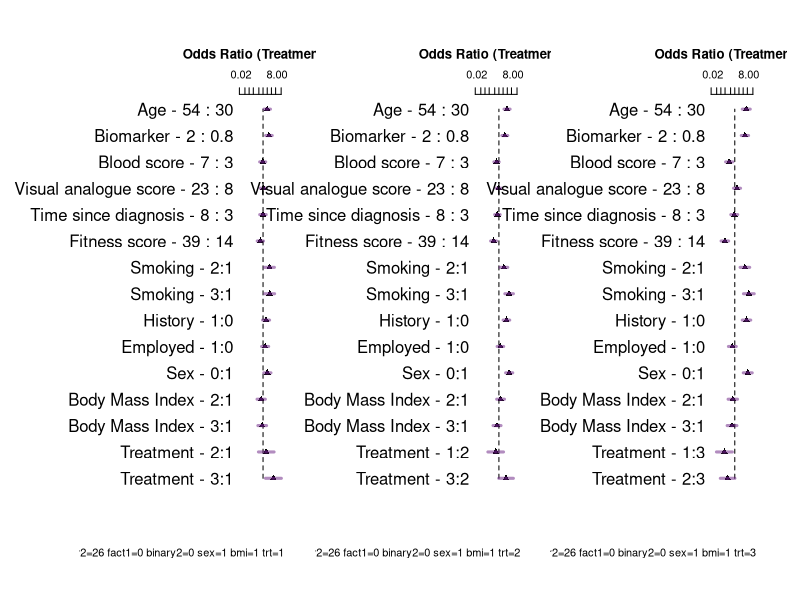
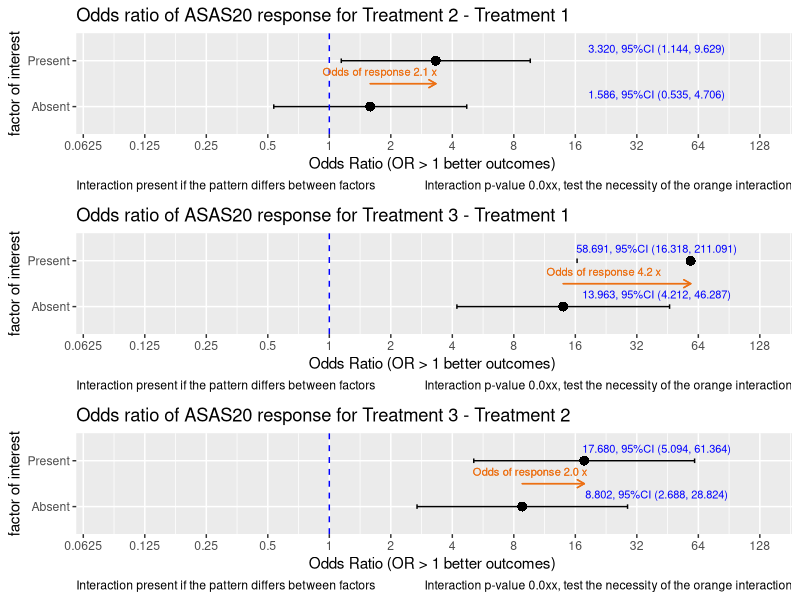
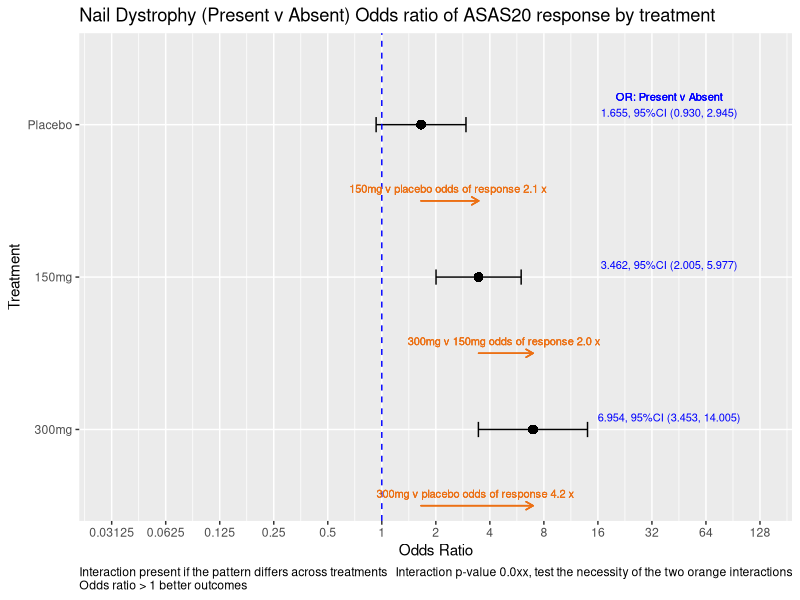

Source code (R) for these figures, in order:
## ---- chunk 1

    set.seed(124)
    library(rms)          # automatically engages rms(Hmisc)
    library(tidyverse)
    library(kableExtra) 
    library(knitr) 
    library(reshape)
    library(rms)
    library(ggplot2)
    require(gridExtra)

    knitrSet(lang='markdown', w=7, h=7, dev='svg', fig.path='folder/')
    options(prType='html')
    options(width=200)
    
    # format function 
       formatz <- function(x){
          if (!is.na(x)  ) {
            sprintf(x, fmt = '%#.1f')  
           }
       }
     
    options(max.print=1000000)    
    options(scipen=999)
    
    ## convenience functions
    p0 <- function(x) {formatC(x, format="f", digits=1)}
    p1 <- function(x) {formatC(x, format="f", digits=1)}
    p2 <- function(x) {formatC(x, format="f", digits=2)}
    p3 <- function(x) {formatC(x, format="f", digits=3)}
    p4 <- function(x) {formatC(x, format="f", digits=4)}
    p5 <- function(x) {formatC(x, format="f", digits=5)}
    
    logit <-     function(p) log(1/(1/p-1))
    expit <-     function(x) 1/(1/exp(x) + 1)
    inv_logit <- function(logit) exp(logit) / (1 + exp(logit))
    is.even <-   function(x){ x %% 2 == 0 }                       # function to id. odd maybe useful
    options(width=200)


## ---- chunk 2

    # select the design to simulate
    Design = "Treatment interacts with all variables" 
    #Design = "Treatment interacts with smoking only" 
    #Design = "No-interaction logit-additive model"
    
    # coefficients on log odds scale
    
    intercept <- -3
    n=1000
    v1 = 1
    v2 = 1/(65-18)
    v3 = 0.4
    v4 = 0
    v5 = 1/3
    v6 = -.5/10
    v7 = 0.25/30
    v8 = -.1/10
    v9 = -1/50
    v10 = log(2)
    v11 = -log(1)
    v12 = log(0.5)
    
    #~~~~~~~~~~~~~~~~~~~~~~~~~~~~~~~~~~~~~~~~~~~~~~~~~~~~~~~~~~~~~~~~~~~~~~~~~~~~~~~~~
    randomi <- runif(n)    # this determines Y=1 later, 
    #~~~~~~~~~~~~~~~~~~~~~~~~~~~~~~~~~~~~~~~~~~~~~~~~~~~~~~~~~~~~~~~~~~~~~~~~~~~~~~~~~
    
    trt.coef       <-  v1     # log odds ratio so 1 -> 2.718, so 1 is LARGE
    age.coef       <-  v2     # log odds of 1 over the age range
    smoke.coef     <-  v3     # this is odds of 1.5
    bmi.coef       <-  v4     # this is an odds of 1..50:50
    covar3.coef    <-  v5     # log odds 1 over range of 3
    covar1.coef    <-  v6     # log odds -.05 per unit change
    vas.coef       <-  v7     # log odds .008 per unit change. log odds .25 over 30 units odds 1.27
    time.coef      <-  v8     # log odds -.01 per year, log odds -.1 over 10 years or odds .90
    covar2.coef    <-  v9     # log odds 0.02 per unit, log odds 1 over 50 units or odds 2.7
    fact1.coef     <-  v10    # log odds 0.693 per change in binary, or odds of 2   
    binary2.coef   <-  v11    # log odds 0 per change in binary, or odds of 1  
    sex.coef       <-  v12    # log odds -0.693 per change in binary, or odds of .5  
    
    # made up data structure 
    trt      <- sample(1:3,   n, replace=TRUE)      # trt 3 levels
    age      <- sample(18:65, n, replace=TRUE)      # continuous
    bmi      <- sample(1:3,   n, replace=TRUE)      # assume 3 equal groups
    smoking  <- sample(1:3,   n, replace=TRUE)      # categorical assume 3 equal groups
    covar3   <- round(runif(n,0,3),2)
    covar1   <- round(runif(n,0,10),2)
    vas      <- sample(1:30, n, replace=TRUE)
    time     <- round(runif(n,0,10),2)              # years
    covar2   <- sample(1:50, n, replace=TRUE)
    fact1    <- sample(0:1,  n, replace=TRUE)
    binary2  <- sample(0:1,  n, replace=TRUE)
    sex      <- sample(0:1,  n, replace=TRUE)


## ---- chunk 3

#~~~~~~~~~~~~~~~~~~~~~~~~~~~~~~~~~~~~~~~~~~~~~~~~~~~~~~~~~~~~~~~~~~~~~~~~~~~~~~~~~~~~~~~~~~~~~~~~~~~~~~~~~~~~~~~~~~~~~~~~~~~~linear predictor
if ( ( Design) == "Treatment interacts with all variables" )  {
  
  lp = intercept + trt*trt.coef*(smoking*smoke.coef   +   age*age.coef  + bmi*bmi.coef   + covar3*covar3.coef +
                                   covar1*covar1.coef +   vas*vas.coef  + time*time.coef + covar2*covar2.coef +
                                   fact1*fact1.coef   +
                                   binary2*binary2.coef + sex*sex.coef) 
  
  
}   else if ( ( Design ) == "Treatment interacts with smoking only" ) {    
  
  # truth  only smoking interacts  with trt
  lp = intercept + (trt*trt.coef*smoking*smoke.coef)   +   age*age.coef   + bmi*bmi.coef + covar3*covar3.coef +
    covar1*covar1.coef  + vas*vas.coef   + time*time.coef + covar2*covar2.coef + fact1*fact1.coef +
    binary2*binary2.coef + sex*sex.coef
  
  
}   else if ( ( Design) == "No-interaction logit-additive model" ) {  
  
  # truth no interactions
  lp = intercept + trt*trt.coef + smoking*smoke.coef + age*age.coef  + bmi*bmi.coef  + covar3*covar3.coef  +
    covar1*covar1.coef + vas*vas.coef  + time*time.coef + covar2*covar2.coef + fact1*fact1.coef +
    binary2*binary2.coef + sex*sex.coef
}

y <- ifelse(randomi < plogis(lp), 1, 0)   # one liner  randomi object is necessary for R shiny only



## ---- chunk 4


    datx <- data.frame(cbind(y,  trt ,smoking,  age, covar3, covar1, vas, time, covar2, fact1, binary2, sex, bmi))
    
    da <-  datx 
    
    da$trt <-     factor(da$trt)
    da$smoking <- factor(da$smoking)
    da$fact1 <-   factor(da$fact1)
    da$binary2 <- factor(da$binary2)
    da$sex <-     factor(da$sex)
    da$bmi <-     factor(da$bmi)
    
    # labels for forest plots
    label(da$age)                <- 'Age'                       
    label(da$trt)                <- 'Treatment'
    label(da$bmi)                <- 'Body Mass Index'
    label(da$smoking)            <- 'Smoking'
    label(da$covar3)             <- 'Biomarker'
    label(da$covar1)             <- 'Blood score'
    label(da$vas)                <- 'Visual analogue score'
    label(da$time)               <- 'Time since diagnosis'
    label(da$covar2)             <- 'Fitness score'
    label(da$fact1)              <- "History"
    label(da$binary2)            <- "Employed"
    label(da$sex)                <- 'Sex'
    
    dd <<- datadist(da)
    options(datadist="dd")


## ---- chunk 5

# RUN REGRESSONS
    A<-lrm(y~   trt * (smoking  + age  + bmi + covar3 + covar1 + vas + time + covar2 + fact1 + binary2 +sex),da, y=TRUE ,x=TRUE)  # all interact with trt
    B<-lrm(y~  (trt *  smoking) + age  + bmi + covar3 + covar1 + vas + time + covar2 + fact1 + binary2 +sex, da, y=TRUE, x=TRUE)  # smoking * trt only
    C<-lrm(y~   trt +  smoking  + age +  bmi + covar3 + covar1 + vas + time + covar2 + fact1 + binary2 +sex, da, y=TRUE, x=TRUE)  # main effect
  
## ---- chunk 6
  #~~~~~~~~~~~~~~~~~~~~~~~~~~~~~~~~~~~~~~~~~~~~~~~~~~~~~~~~~~~~~~~~~~~~~~~~~~~~~~~~~~~~~~~~~~~~~~~~~~~~~~~~~~~~~
  # LRTESTS
  #~~~~~~~~~~~~~~~~~~~~~~~~~~~~~~~~~~~~~~~~~~~~~~~~~~~~~~~~~~~~~~~~~~~~~~~~~~~~~~~~~~~~~~~~~~~~~~~~~~~~~~~~~~~~~
   
  
  lrtest( A, C)
   
## ---- chunk 7
   
  (A1 <- summary(A, smoking=1, age, covar3, covar1, vas, time, covar2, fact1, binary2, sex, bmi=1, trt=1, est.all=FALSE, vnames=c( "labels")))
  
  (A2 <- summary(A, smoking=1, age, covar3, covar1, vas, time, covar2, fact1, binary2, sex, bmi=1, trt=2, est.all=FALSE, vnames=c( "labels")))
  
  (A3 <- summary(A, smoking=1, age, covar3, covar1, vas, time, covar2, fact1, binary2, sex, bmi=1, trt=3, est.all=FALSE, vnames=c( "labels")))

 
## ---- chunk 8

  par(mfrow=c(1,3)) 
  
  par(oma=c(3,6,1,1)) 
  
  options(digits=1)
  
  plot(summary(A, smoking=1, age, covar3, covar1, vas, time, covar2, fact1, binary2, sex, bmi=1, trt=1, est.all=FALSE, vnames=c( "labels")), 
       log=TRUE, xlim=c(log(.01),log(40)),
       q=c(  0.95 ), at=c(.02,0.05,.1,.2,.5,1,2,4,8,20), lwd=3, pch=17,
       col=   rgb(red=.4,green=.1,blue=.5,alpha=c(.5,.3,.2)),
       col.points='black', cex=1, main= "Odds Ratio (Treatment 1)", cex.main=1.8
  )
  
  plot(summary(A, smoking=1, age, covar3, covar1, vas, time, covar2, fact1, binary2, sex, bmi=1, trt=2, est.all=FALSE, vnames=c( "labels")), 
       log=TRUE, xlim=c(log(.01),log(40)),
       q=c(  0.95 ), at=c(.02,0.05,.1,.2,.5,1,2,4,8,20), lwd=3, pch=17,
       col=   rgb(red=.4,green=.1,blue=.5,alpha=c(.5,.3,.2)),
       col.points='black', cex=1, main= "Odds Ratio (Treatment 2)", cex.main=1.8
  )
  
  plot(summary(A, smoking=1, age, covar3, covar1, vas, time, covar2, fact1, binary2, sex, bmi=1, trt=3, est.all=FALSE, vnames=c( "labels")), 
       log=TRUE, xlim=c(log(.01),log(40)),
       q=c(  0.95 ), at=c(.02,0.05,.1,.2,.5,1,2,4,8,20), lwd=3, pch=17,
       col=   rgb(red=.4,green=.1,blue=.5,alpha=c(.5,.3,.2)),
       col.points='black', cex=1, main= "Odds Ratio (Treatment 3)", cex.main=1.8
  )
  
  par(mfrow=c(1,1))


## ---- chunk 9

  options(digits=6)
  k1 <- contrast(A, list(fact1=c(0,1), trt=c(2)), list(fact1=c(0,1), trt=c(1)) , fun=exp) 
  z1 <- print(k1, X=TRUE)   
  
  k2 <- contrast(A, list(fact1=c(0,1), trt=c(3)), list(fact1=c(0,1), trt=c(1)) , fun=exp) 
  z2 <- print(k2, X=TRUE)   
  
  k3 <- contrast(A, list(fact1=c(0,1), trt=c(3)), list(fact1=c(0,1), trt=c(2)) , fun=exp) 
  z3 <- print(k3, X=TRUE)   


## ---- chunk 10
 
int.plot <- function(k1, factor.="factor of interest",
                     effect="Treatment 2 - Treatment 1", 
                     first.grp="Absent", 
                     second.grp="Present") {
  
  zz <- k1
  # log scale
  Scorex=as.vector(zz$Contrast)
  lbx =  as.vector(zz$Lower)
  ubx =  as.vector(zz$Upper)
  
  df.plot <- data.frame(x=c(effect,effect),
                        factor.=c(first.grp,second.grp ),
                        Score=exp(Scorex),
                        lb = exp(lbx),
                        ub =exp(ubx))
  
  df.plot$factor. = factor(df.plot$factor., 
                           levels = c(first.grp,second.grp ))
   
  
  gp <- ggplot(df.plot, aes(x=factor., y=log(Score), fill="black", group=x))
  gg <- gp + #geom_line(aes(linetype=x), size=.6) + 
    geom_point(aes(shape=x), size=3) + 
    geom_errorbar(aes(ymax=log(ub), ymin=log(lb)), width=.1) +
    theme(legend.position="none") + ylab("Odds Ratio (OR > 1 better outcomes) ") + xlab(factor.) +
    
    geom_hline(yintercept=log(1), linetype="dashed", color = "blue") +
    
    scale_y_continuous(
      breaks= log(c(1/32,1/16,1/8, 1/4,1/2,  1, 2, 4 ,8, 16,32,64, 128) )  ,  
      limits = c(log(1/12),log(128)),  
      labels=     c(1/32,1/16,1/8, 1/4,1/2,  1, 2, 4 ,8, 16,32,64,128)
    ) +
    
    coord_flip() +
    
    geom_text(aes(   
      y=log(40),
      label = paste0(p3(Score),", 95%CI (" ,p3(lb),", ",p3(ub), ")"), 
      vjust=-1.0), size=2.8, color='blue') +
    
    ggtitle( paste0("Odds ratio of ASAS20 response for ", effect) )
  
  
    gg <- gg + labs(caption = c("Interaction p-value 0.0xx, test the necessity of the orange interaction", 
                              "Interaction present if the pattern differs between factors")) + 
    theme(plot.caption = element_text(hjust=c(1, 0)))
  
  # Add text and arrows
  i <- gg + geom_segment(
    x = 1.5, y =  Scorex[1],
    xend = 1.5, yend =  Scorex[2],
    lineend = "round", # See available arrow types in example above
    linejoin = "round",
    size = .5, 
    arrow = arrow(length = unit(0.2, "cm")),
    colour = "#EC7014" # Also accepts "red", "blue' etc
  ) 
  
  k <- i + geom_text( aes(
    x = 1.5, y = (Scorex[1]+Scorex[2])/2,
    label = paste0("Odds of response ",p0(exp(   max(Scorex[2],Scorex[1]) -  min(Scorex[2],Scorex[1])  ))," x"), 
    group = NULL,
    vjust = -1, #.3
    hjust = .7 #1
  ), size=2.8 , color="#EC7014") 
   
}


## ---- chunk 11

#~~~~~~~~~~~~~~~~~~~~~~~~~~~~~~~~~~~~~~~~~~~~~~~~~~~~~~~~~~~~~~~~~~~~~~~~~~~~~~~~~~~~~~~~~~
  age.=sample(30:80,1)  # showing it is the interaction that counts.
  
  options(digits=6)
  k1 <- contrast(A, list(fact1=c(0,1),age=age., trt=c(2)), list(fact1=c(0,1), age=age.,trt=c(1)) , fun=exp) 
  z1 <- print(k1, X=TRUE)   
  
  k2 <- contrast(A, list(fact1=c(0,1), age=age.,trt=c(3)), list(fact1=c(0,1), age=age.,trt=c(1)) , fun=exp) 
  z2 <- print(k2, X=TRUE)   
  
  k3 <- contrast(A, list(fact1=c(0,1), age=age.,trt=c(3)), list(fact1=c(0,1), age=age.,trt=c(2)) , fun=exp) 
  z3 <- print(k3, X=TRUE)   
 
#~~~~~~~~~~~~~~~~~~~~~~~~~~~~~~~~~~~~~~
# execute function
  p1x <- int.plot(k1, factor.="factor of interest",
                  effect="Treatment 2 - Treatment 1", 
                  first.grp="Absent", 
                  second.grp="Present") 
  
  
  p2x <- int.plot(k2, factor.="factor of interest",
                  effect="Treatment 3 - Treatment 1", 
                  first.grp="Absent", 
                  second.grp="Present") 
  
  
  p3x <-int.plot(k3, factor.="factor of interest",
                 effect="Treatment 3 - Treatment 2", 
                 first.grp="Absent", 
               second.grp="Present") 

## ---- chunk 12

# its only the orange that is important. And will not change if other values in model are altered.
# the actual OR will change if the covariates change, but the same amount in both levels.
# should mention the values that are held constant!
grid.arrange(p1x,p2x,p3x)
# A
# lrtest(A,C)
# anova(A)
 

## ---- chunk 13

  # now try the original approach
  age.=sample(30:80,1)  # showing it is the interaction that counts.
  
  options(digits=6)
  k1 <- contrast(A, list(fact1=c(1),age=age., trt=c(1)), list(fact1=c(0), age=age.,trt=c(1)) , fun=exp) 
  z1 <- print(k1, X=TRUE)   
  
  k2 <- contrast(A, list(fact1=c(1), age=age.,trt=c(2)), list(fact1=c(0), age=age.,trt=c(2)) , fun=exp) 
  z2 <- print(k2, X=TRUE)   
  
  k3 <- contrast(A, list(fact1=c(1),  age=age.,trt=c(3)), list(fact1=c(0),  age=age.,trt=c(3)) , fun=exp) 
  z3 <- print(k3, X=TRUE)   

  
## ---- chunk 14
  
  zz<-rbind(k1,k2,k3)
  zz<-zz[,c("Contrast","Lower","Upper")]
  zz<- unlist(zz)
  zz<-matrix(zz, nrow=3, ncol=3)
  zz<-as.data.frame(zz)
  names(zz) <-c("Score","lb","ub")
  zz<-data.frame(zz)
  zze <- exp(zz)

  df.plot <- data.frame(x=c("Treatment","Treatment", "Treatment"),
                        factor.=c("Placebo","150mg","300mg"),
                        Score=exp(zz$Score),
                        lb = exp(zz$lb),
                        ub =exp(zz$ub))
   
 # df.plot$factor. = factor(df.plot$factor., levels = c("Placebo","150mg","300mg"))
  df.plot$factor. = factor(df.plot$factor., levels = c("300mg", "150mg", "Placebo"))
 
#~~~~~~~~~~~~~~~~~~~~~~~~~~~~~~~~~~~~~~~~~~~~~~~~~~~~~~~~~~~~~~~~~~~~~~~~~~~~~~~~~~~~~~~~~~~~~~ 
 
  gp <- ggplot(df.plot, aes(x=factor., y=log(Score), fill="black", group=x))
  gg <- gp + #geom_line(aes(linetype=x), size=.6) + 
    geom_point(aes(shape=x), size=3) + 
    geom_errorbar(aes(ymax=log(ub), ymin=log(lb)), width=.1) +
    theme(legend.position="none") + ylab("Odds Ratio") + xlab("Treatment") +
    
    geom_hline(yintercept=log(1), linetype="dashed", color = "blue") +
    
    scale_y_continuous(
      breaks= log(c(1/64,1/32,1/16,1/8, 1/4,1/2,  1, 2, 4 ,8, 16,32,64, 128) )  ,  
      limits = c(log(1/32),log(128)),  
      labels=     c(1/64,1/32,1/16,1/8, 1/4,1/2,  1, 2, 4 ,8, 16,32,64,128)
    ) +
    
    coord_flip() +
   
    geom_text(aes(  y=log(40) ,label = paste0(p3(zze$Score),", 95%CI (" ,p3(zze$lb),", ",p3(zze$ub), ")"), 
                    vjust=-1.0), size=2.8, color='blue') +
     
    ggtitle( "Nail Dystrophy (Present v Absent) Odds ratio of ASAS20 response by treatment") 
  
    gg <- gg + labs(caption = c("Interaction p-value 0.0xx, test the necessity of the two orange interactions", "Interaction present if the pattern differs across treatments\nOdds ratio > 1 better outcomes")) + 
    theme(plot.caption = element_text(hjust=c(1, 0)))
   
    ## add arrows
  i <- gg + geom_segment(
    x = 2.5, y =  zz$Score[1],
    xend = 2.5, yend =  zz$Score[2],
    lineend = "round", # See available arrow types in example above
    linejoin = "round",
    size = .5, 
    arrow = arrow(length = unit(0.2, "cm")),
    colour = "#EC7014" # Also accepts "red", "blue' etc
  ) 
  
  ## add arrows
  j <- i + geom_segment(
    x = 1.5, y =  zz$Score[2],
    xend = 1.5, yend =  zz$Score[3],
    lineend = "round", # See available arrow types in example above
    linejoin = "round",
    size = .5, 
    arrow = arrow(length = unit(0.2, "cm")),
    colour = "#EC7014" # Also accepts "red", "blue' etc
  ) 
  
  ## add text to accompany arrow
  k <- j + geom_text( aes(
    x = 2.5, y = (zz$Score[1]+zz$Score[2])/2,
    label = paste0("150mg v placebo odds of response ",
                   p0(exp(   max(zz$Score[2],zz$Score[1]) -  min(zz$Score[2],zz$Score[1])  ))," x "), 
    group = NULL,
    vjust = -1, #.3
    hjust = .5
  ), size=2.8 , color="#EC7014") 
  
  ## add text to accompany arrow
  m <- k + geom_text( aes(
    x = 1.5, y = ((zz$Score[2]+zz$Score[3])/2),
    label = paste0("300mg v 150mg odds of response ",
                   p0(exp(   max(zz$Score[3],zz$Score[2]) -  min(zz$Score[3],zz$Score[2])  ))," x "), 
    group = NULL,
    vjust = -1,
    hjust = .5
  ), size=2.8 , color="#EC7014") 
  
  # add text
  n <- m + geom_text( aes(
    x = 3, y = log(40),
    label = "OR: Present v Absent", 
    group = NULL,
    vjust = - 3, #.3
    hjust = .5 #1
  ), size=2.8 , color="blue") 
  
  
   q <- n + geom_text( aes(
    x = 0.5, y = ((zz$Score[1]+zz$Score[3])/2),
    label = paste0("300mg v placebo odds of response ",
                   p0(exp(   max(zz$Score[3],zz$Score[1]) -  min(zz$Score[3],zz$Score[1])  ))," x "), 
    group = NULL,
    vjust = -1,
    hjust = .5
  ), size=2.8 , color="#EC7014") 
   
   
     
  ## add arrows
  r <- q + geom_segment(
    x = 0.5, y =  zz$Score[1],
    xend = 0.5, yend =  zz$Score[3],
    lineend = "round", # See available arrow types in example above
    linejoin = "round",
    size = .5, 
    arrow = arrow(length = unit(0.2, "cm")),
    colour = "#EC7014" # Also accepts "red", "blue' etc
  ) 
  
  
  
## ---- chunk 15
  
  r


## ---- chunk 16
  
  A


## ---- chunk 17
  
     x <- anova(A, india=FALSE, vnames='labels' )
    print(x, which=c( 'subscripts' ))
    
## ---- chunk 18
